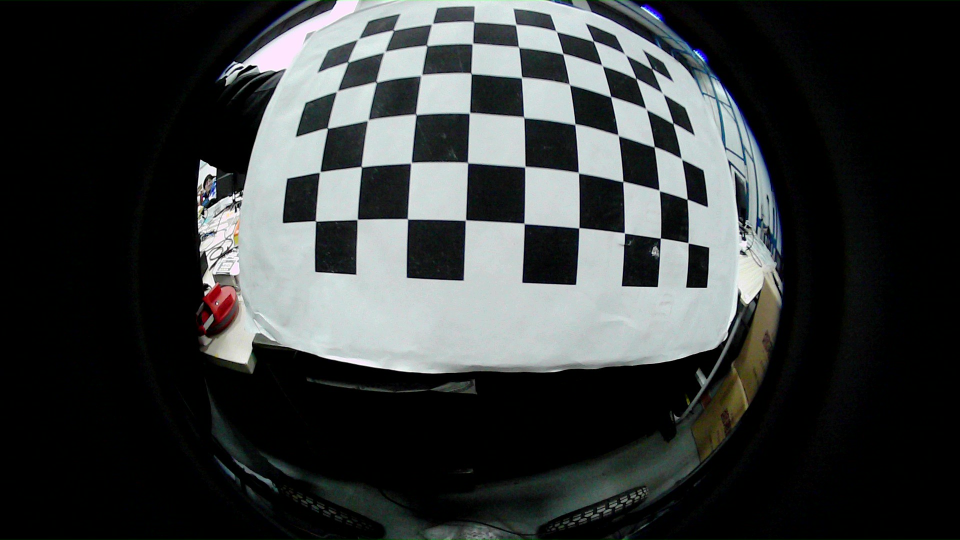
#> input picture AVM/tools/get_matrix_map/get_K_D_matrix/back/left_distort - frame at 1m46s.jpg, 1920 x 1080 px (shown at 1/2 size); its folder holds 4 pictures in this run
$ python 1080p_get_K_D_b.py   (older library calls are emulated)
#> lines starting #> are read from the running program, lines starting #| are printed output that depends on the picture; after the words box and inside, x2 and y2 are one past the last pixel; in counts of white or black regions, pixels touching at a corner belong together
#输入带有棋盘格的图像，脚本计算相机内参和畸变系数
import cv2
assert cv2.__version__[0] >= '3', 'The fisheye module requires opencv version >= 3.0.0'
import numpy as np
import os
import glob
import yaml
CHECKERBOARD = (6,9)#修改行和列
subpix_criteria = (cv2.TERM_CRITERIA_EPS+cv2.TERM_CRITERIA_MAX_ITER, 30, 0.1)
calibration_flags = cv2.fisheye.CALIB_RECOMPUTE_EXTRINSIC+cv2.fisheye.CALIB_CHECK_COND+cv2.fisheye.CALIB_FIX_SKEW
objp = np.zeros((1, CHECKERBOARD[0]*CHECKERBOARD[1], 3), np.float32)
objp[0,:,:2] = np.mgrid[0:CHECKERBOARD[0], 0:CHECKERBOARD[1]].T.reshape(-1, 2)
_img_shape = None
objpoints = [] # 3d point in real world space
imgpoints = [] # 2d points in image plane.


images = glob.glob('D:/mypython/works/fisheye/step1_ub_fisheye/back/*.jpg')  #D:/mypython/works/fisheye/step1_ub_fisheye/front/front/ - frame at 0m41s.jpg
imgcnt=0


for fname in images:
    img = cv2.imread(fname)
#> img is the input picture: shape (1080, 1920, 3); mean B, G, R 58.4, 58.4, 55
    if _img_shape == None:
        _img_shape = img.shape[:2]
    else:
        assert _img_shape == img.shape[:2], "All images must share the same size."
    gray = cv2.cvtColor(img,cv2.COLOR_BGR2GRAY)
    # Find the chess board corners
    imgcnt+=1
    ret, corners = cv2.findChessboardCorners(gray, CHECKERBOARD, cv2.CALIB_CB_ADAPTIVE_THRESH+cv2.CALIB_CB_FAST_CHECK+cv2.CALIB_CB_NORMALIZE_IMAGE)
#> ret = True; corners = 54 rows, first 8: [1304, 137.5], [1325.7, 187], [1346, 247], [1363.5, 318], [1374.9, 398.4], [1376.1, 484.3], [1251.3, 108.2], [1271.5, 156.5]


    # If found, add object points, image points (after refining them)
    if ret == True:
        objpoints.append(objp)
        cv2.cornerSubPix(gray,corners,(3,3),(-1,-1),subpix_criteria)
        imgpoints.append(corners)

        cv2.drawChessboardCorners(img, CHECKERBOARD, corners, ret)
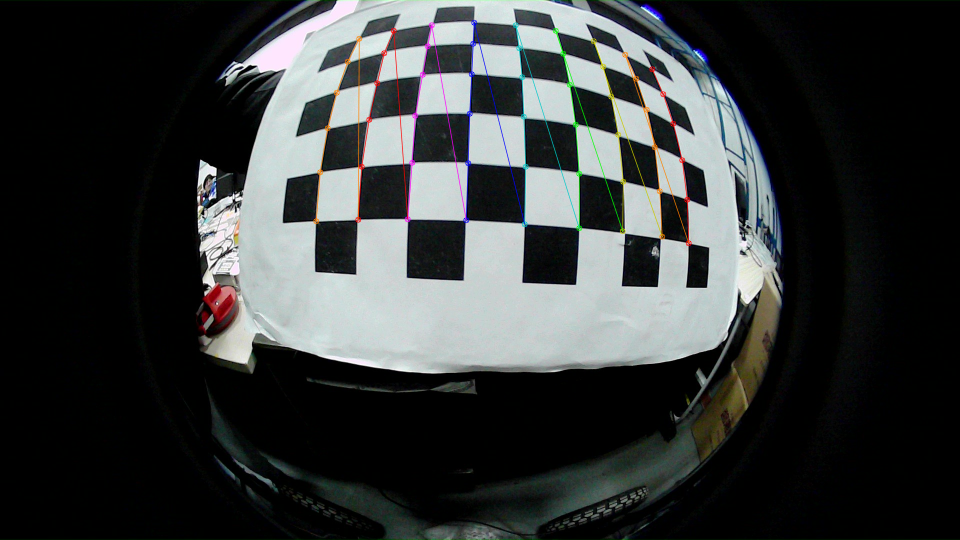
#> img: shape (1080, 1920, 3) (shown at 1/2 size); 1.13% of pixels changed, all inside (x1, y1, x2, y2) = (626, 39, 1384, 493)

        # Display the image with corners
        output_dir = "D:/mypython/works/fisheye/step1_ub_fisheye/findcheekboard/"
        os.makedirs(output_dir, exist_ok=True)
        save_path = os.path.join("D:/mypython/works/fisheye/step1_ub_fisheye/findcheekboard/", f"corners_{imgcnt}.jpg")
        cv2.imwrite(save_path, img)
        cv2.imshow('Chessboard Corners', img)
        cv2.waitKey(500)  # Display for 500 milliseconds


    else:
        print(fname, "findChessboardCorners failed")
#> pass 2 of the loop `for fname in images:`:
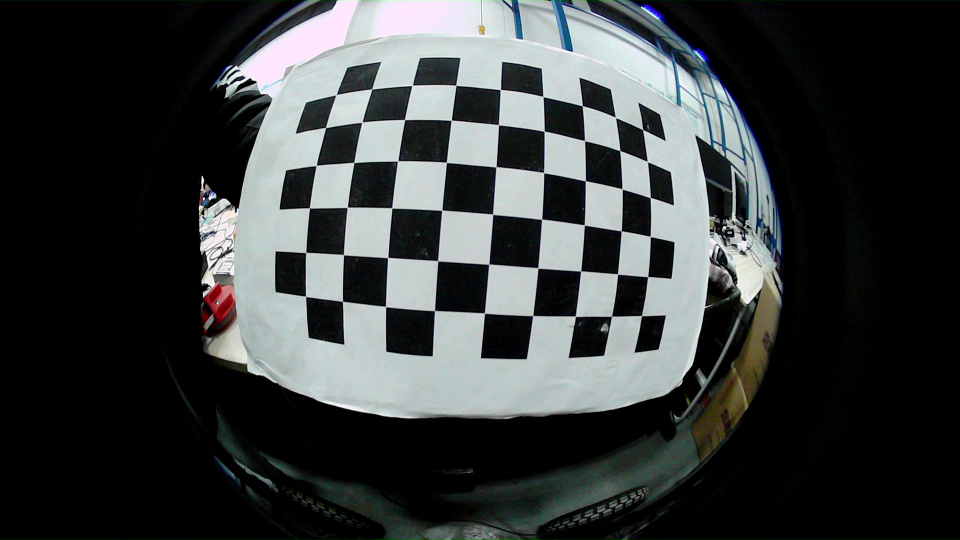
#> input picture AVM/tools/get_matrix_map/get_K_D_matrix/back/left_distort - frame at 1m47s.jpg, 1920 x 1080 px (shown at 1/2 size)
#> img is the input picture: shape (1080, 1920, 3); mean B, G, R 61, 60.9, 57.4
#> `gray = cv2.cvtColor(img,cv2.COLOR_BGR2GRAY)`:
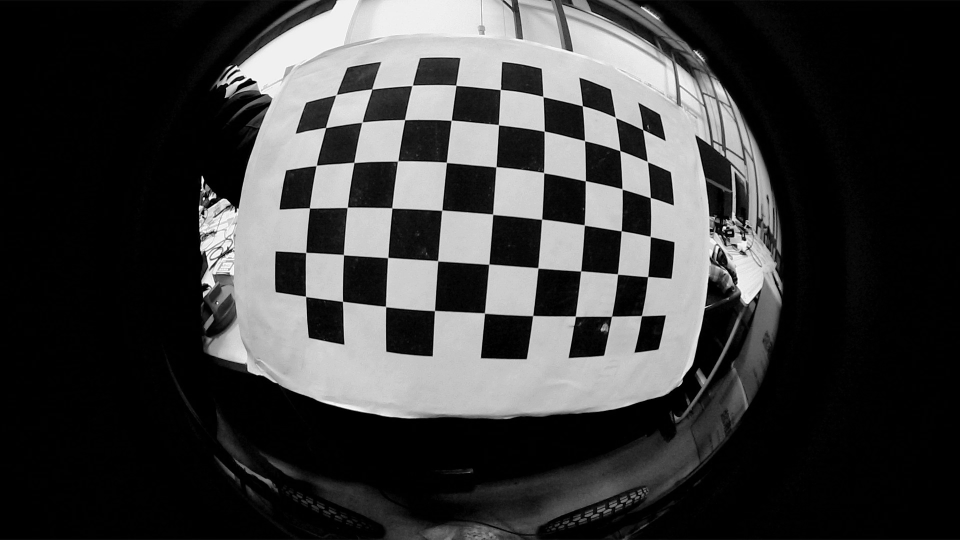
#> gray: shape (1080, 1920) (shown at 1/2 size); min 0, max 255, mean 59.9
#> corners = 54 rows, first 8: [1286.2, 259.4], [1295.1, 323.3], [1301.2, 395.1], [1300.4, 472.5], [1297.2, 552.9], [1282.8, 631.9], [1231, 235], [1240.4, 301.8]
#> `cv2.drawChessboardCorners(img, CHECKERBOARD, corners, ret)`:
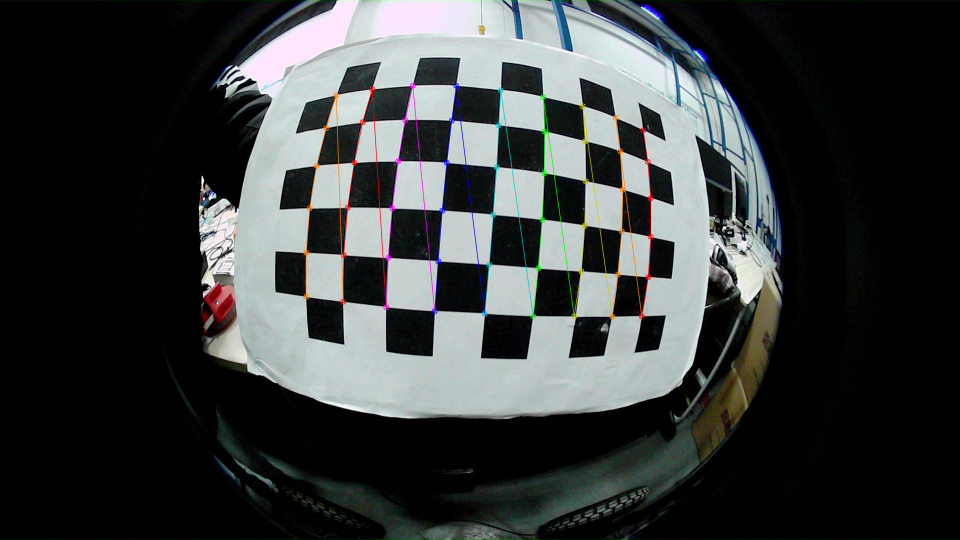
#> img: shape (1080, 1920, 3) (shown at 1/2 size); 1.24% of pixels changed, all inside (x1, y1, x2, y2) = (606, 165, 1308, 640)
#> pass 3 of the loop `for fname in images:`:
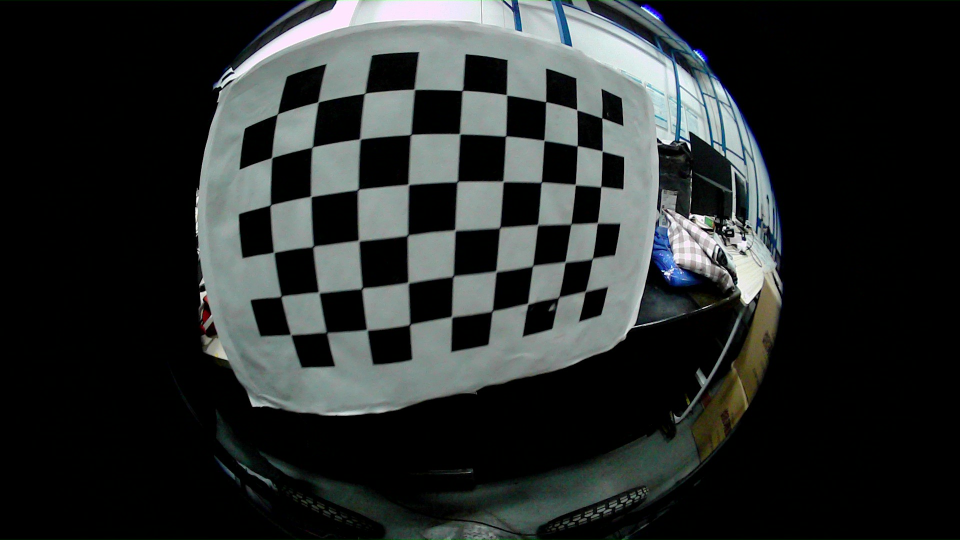
#> input picture AVM/tools/get_matrix_map/get_K_D_matrix/back/left_distort - frame at 1m48s.jpg, 1920 x 1080 px (shown at 1/2 size)
#> img is the input picture: shape (1080, 1920, 3); mean B, G, R 44.2, 44.9, 40.9
#> `gray = cv2.cvtColor(img,cv2.COLOR_BGR2GRAY)`:
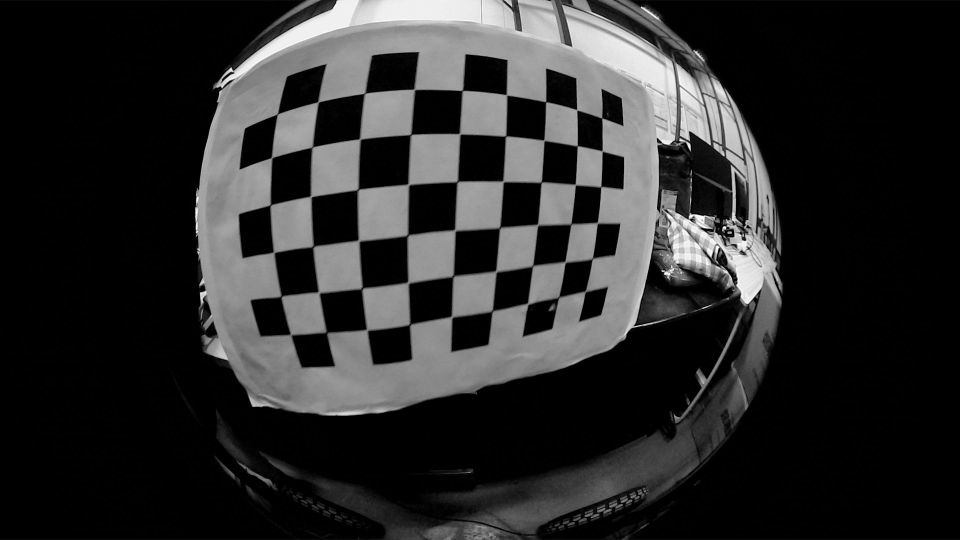
#> gray: shape (1080, 1920) (shown at 1/2 size); min 0, max 255, mean 43.7
#> corners = 54 rows, first 8: [1204.9, 236.7], [1203.4, 303.1], [1202, 373.5], [1194, 447.5], [1185.3, 519.6], [1169.6, 581.8], [1154, 221.7], [1155.5, 292.9]
#> `cv2.drawChessboardCorners(img, CHECKERBOARD, corners, ret)`:
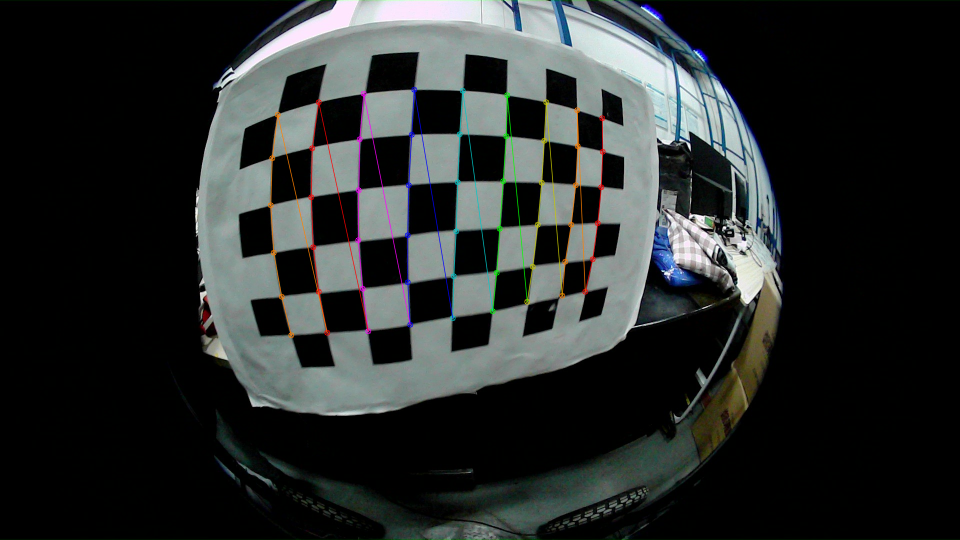
#> img: shape (1080, 1920, 3) (shown at 1/2 size); 1.25% of pixels changed, all inside (x1, y1, x2, y2) = (535, 173, 1212, 677)
#> the loop made 4 passes; the first 3 are shown
N_OK = len(objpoints)
K = np.zeros((3, 3))
D = np.zeros((4, 1))
rvecs = [np.zeros((1, 1, 3), dtype=np.float64) for i in range(N_OK)]
tvecs = [np.zeros((1, 1, 3), dtype=np.float64) for i in range(N_OK)]
rms, _, _, _, _ = \
#> (the run stopped early here; a loop or call above may not have finished)
